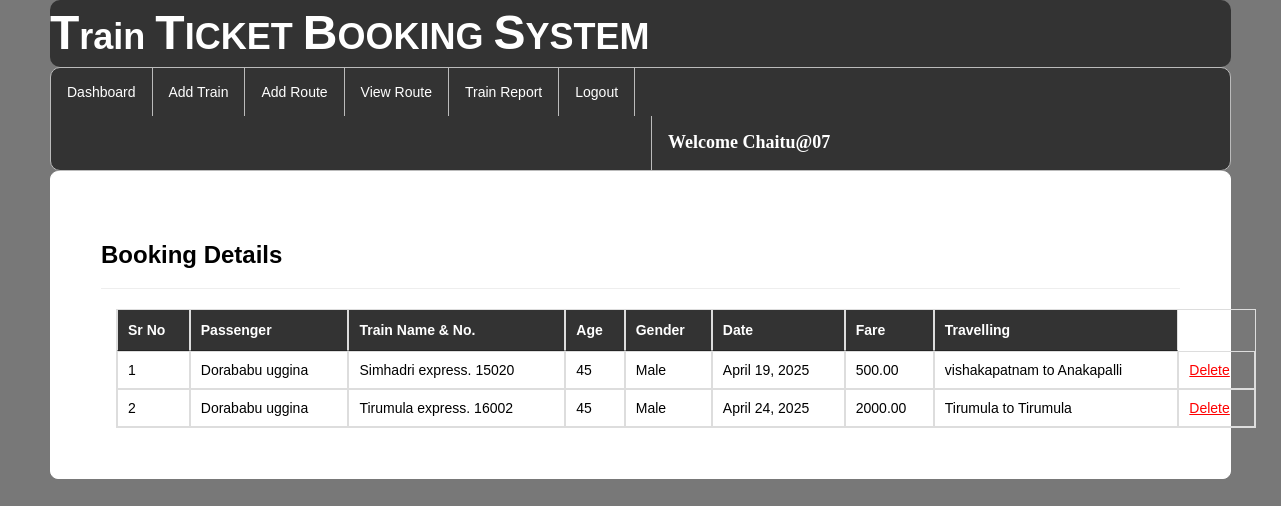
/viewbookings/ (signed in), run on the app's committed database.
### railway/models.py (models this page shows, shortened)
class Book_ticket(models.Model):
    user = models.ForeignKey(User, on_delete=models.CASCADE)
    route = models.CharField(max_length=100)
    fare = models.DecimalField(max_digits=10, decimal_places=2)
    passenger = models.ForeignKey(Passenger, on_delete=models.CASCADE)
    date2 = models.DateField()

class Passenger(models.Model):
    user = models.ForeignKey(User, on_delete=models.CASCADE)
    train = models.ForeignKey(Add_Train, on_delete=models.CASCADE)
    route = models.CharField(max_length=100)
    name = models.CharField(max_length=100)
    age = models.IntegerField()
    gender = models.CharField(max_length=10)
    fare = models.DecimalField(max_digits=10, decimal_places=2)
    date1 = models.DateField()
    status = models.CharField(max_length=10, default='pending')

class Add_Train(models.Model):
    trainname=models.CharField(max_length=30,null=True)
    train_no=models.IntegerField(null=True)
    from_city=models.CharField(max_length=30,null=True)
    to_city=models.CharField(max_length=30,null=True)
    departuretime=models.CharField(max_length=30,null=True)
    arrivaltime=models.CharField(max_length=30,null=True)
    traveltime=models.CharField(max_length=100,null=True)
    distance=models.IntegerField(null=True)
    img=models.FileField(null=True)

### railway/views.py (the view)
# urls.py: path('viewbookings/', viewbookings, name="viewbookings"),
def viewbookings(request):
    if not request.user.is_authenticated:
        return redirect('login')
    book = Book_ticket.objects.all()
    d = {'book': book}
    return render(request, 'viewbookings.html', d)

### templates/viewbookings.html (shortened to what this page needs)
{% extends 'navigation3.html' %}
{% load static %}
{% block b %}
<div style="color:Black;border:1px solid white;border-radius:8px;background-color:white;padding:50px">
        <h3><strong>Booking Details</strong></h3><hr>
<div class="container">
<table class="table table-bordered" id="myTable">
  <thead style="color:white;background-color:#333">
  <tr>
    <th>Sr No</th>
    <th>Passenger</th>
      <th>Train Name & No.</th>
      <th>Age</th>
    <th>Gender</th>
    <th>Date</th>
       <th>Fare</th>
       <th>Travelling</th>
  </tr>
  </thead>
   <tbody>
    {% for i in book %}
  <tr>
    <td>{{forloop.counter}}</td>
    <td>{{i.passenger.name}}</td>
    <td>{{i.passenger.train.trainname}}. {{i.passenger.train.train_no}}</td>
      <td>{{i.passenger.age}}</td>
      <td>{{i.passenger.gender}}</td>
      <td>{{i.passenger.date1}}</td>
      <td>{{i.fare}}</td>
      <td>{{i.route}}</td>
    <td><a href="{% url 'deletebooking' i.passenger.id %}" style="color:red"><u>Delete</u></a></td>
  </tr>
    {% endfor %}
    </tbody>
</table>
 </div>
</div>
{% endblock %}

### templates/navigation3.html (shortened to what this page needs)
{% extends 'head.html' %}
{% load static %}
{% block body %}
<link rel = stylesheet href = "//cdn.datatables.net/1.10.19/css/jquery.dataTables.min.css">
<ul class="id2">
  <li id="id1"><a href="{% url 'admindashboard' %}">Dashboard</a></li>
  <li id="id1"><a href="{% url 'add_train' %}">Add Train</a></li>
  <li id="id1"><a href="{% url 'add_route' %}">Add Route</a></li>
  <li id="id1"><a href="{% url 'availableroute' %}">View Route</a></li>
  <li id="id1"><a href="{% url 'view_train'%}">Train Report</a></li>
  <li id="id1"><a href="{% url 'log_out' %}">Logout</a></li>
      <li id="id2" style="margin-left:600px"><a href="" style="color:white"><strong style="font-size:18px;font-family:cursive">Welcome {{request.user.username}}</strong></a></li>
</ul>
{% block b %}
{% endblock %}
{% endblock %}

### templates/navigation3.html (style rules this page uses)
.id2 { list-style-type: none; margin: 0; padding: 0; overflow: hidden; background-color: #333; border-radius:10px; border:1px solid #bbb; }
#id1 { float: left; border-right:1px solid #bbb; }
#id2 { float: left; border-left:1px solid #bbb; }
li:last-child { border-right: none; }
li a { display: block; color: white; text-align: center; padding: 14px 16px; text-decoration: none; }
body { font-family: Arial, Helvetica, sans-serif; }

### data on the page
Book_ticket: passenger.name "Dorababu uggina", passenger.train.trainname "Simhadri express", passenger.train.train_no "15020", passenger.age "45", passenger.gender "Male", passenger.date1 "April 19, 2025", fare "500.00", route "vishakapatnam to Anakapalli"
Book_ticket: passenger.name "Dorababu uggina", passenger.train.trainname "Tirumula express", passenger.train.train_no "16002", passenger.age "45", passenger.gender "Male", passenger.date1 "April 24, 2025", fare "2000.00", route "Tirumula to Tirumula"

### other printed values
{{ request.user.username }} "Chaitu@07"
